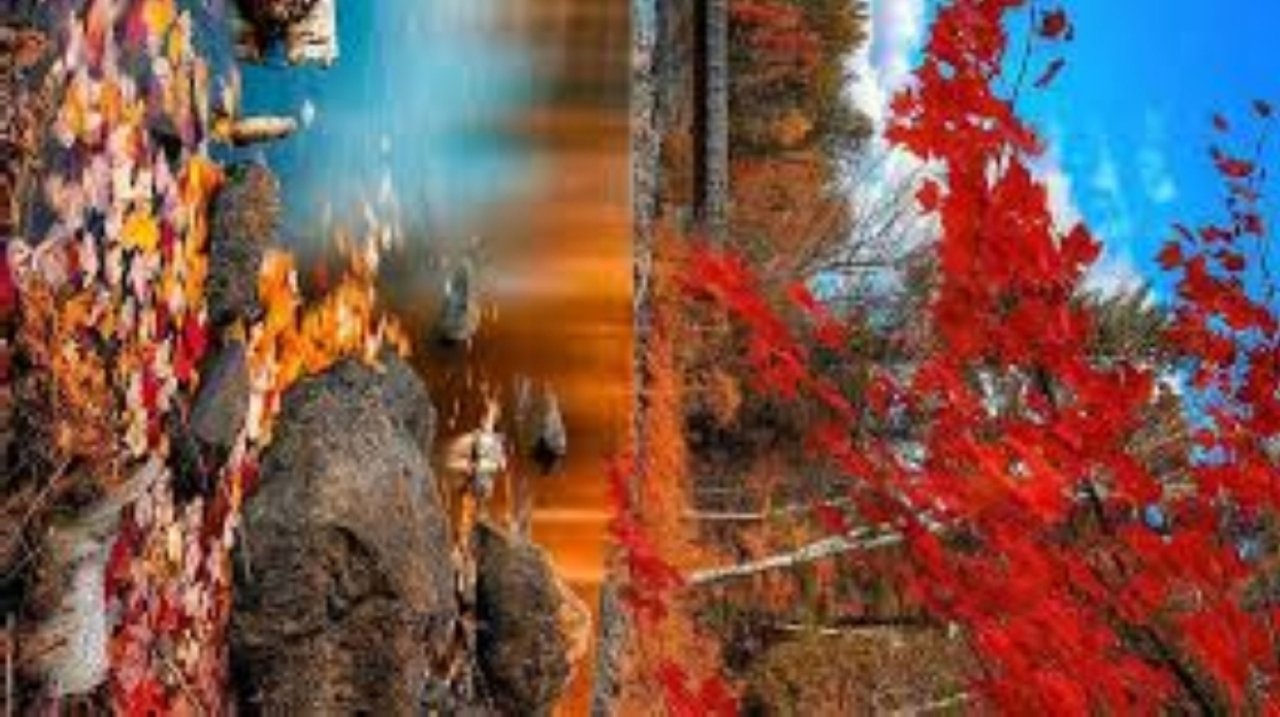
#> input picture image.jpg, 1280 x 717 px
$ python CV_Example.py
#> lines starting #> are read from the running program, lines starting #| are printed output that depends on the picture; after the words box and inside, x2 and y2 are one past the last pixel; in counts of white or black regions, pixels touching at a corner belong together
import cv2

# Load an image in color
image = cv2.imread('image.jpg')
#> image is the input picture: shape (717, 1280, 3); mean B, G, R 76.8, 86.5, 123

# Display the image in a window
cv2.imshow('Original Image', image)

# Wait for any key press to close the window
cv2.waitKey(0)
cv2.destroyAllWindows()

import cv2

image1= cv2.imread('image.jpg')

# Convert BGR to Grayscale
gray_image = cv2.cvtColor(image1, cv2.COLOR_BGR2GRAY)
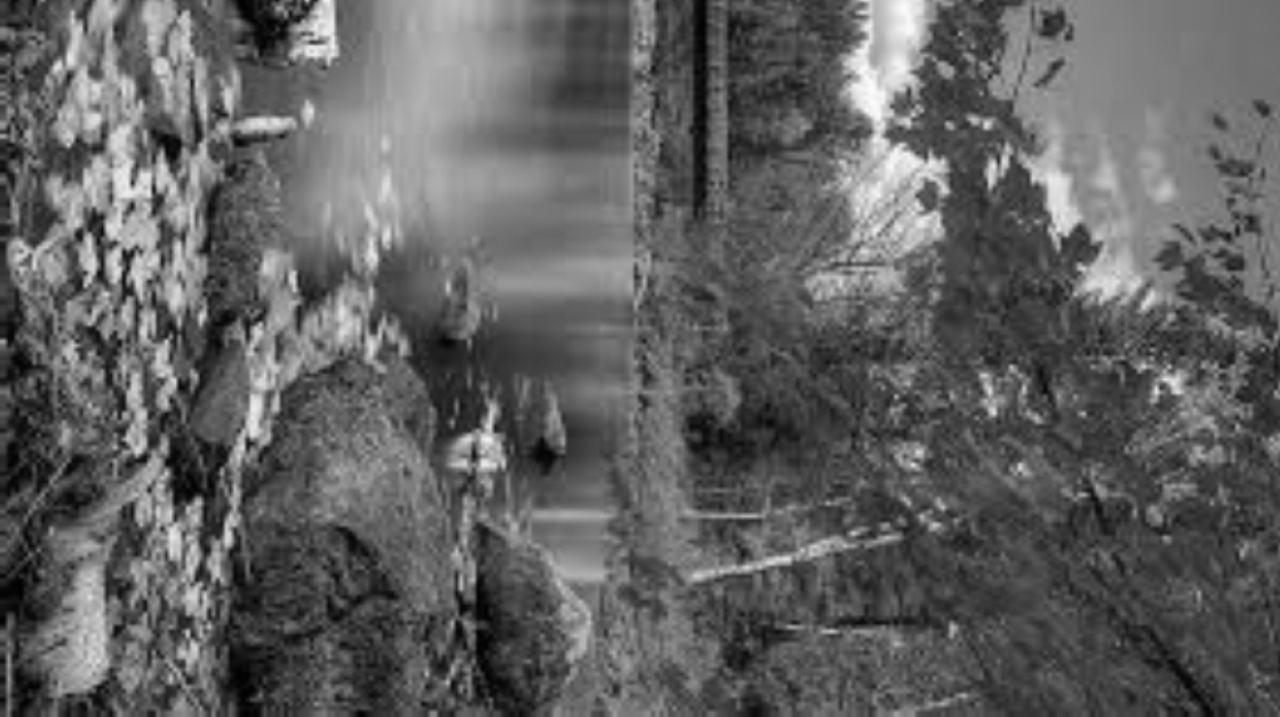
#> gray_image: shape (717, 1280); min 0, max 253, mean 96.3

# Convert BGR to RGB (useful for matplotlib)
rgb_image = cv2.cvtColor(image1, cv2.COLOR_BGR2RGB)

cv2.imshow('Grayscale Image', gray_image)
cv2.waitKey(0)
cv2.destroyAllWindows()

import cv2

image2 = cv2.imread('image.jpg')

# Resize image to specific dimensions (Width, Height)
resized_image = cv2.resize(image2, (300, 200))
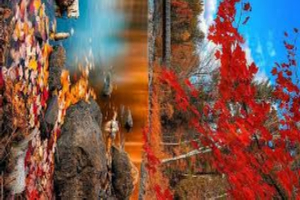
#> resized_image: shape (200, 300, 3); mean B, G, R 76.6, 86.4, 122.9

# Crop image using array slicing: [startY:endY, startX:endX]
cropped_image = image2[50:200, 100:300]
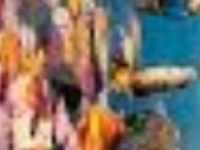
#> cropped_image: shape (150, 200, 3); mean B, G, R 105.2, 115.4, 128.6

cv2.imshow('Resized', resized_image)
cv2.imshow('Cropped', cropped_image)
cv2.waitKey(0)
cv2.destroyAllWindows()

import cv2

image3 = cv2.imread('image.jpg')

# Apply Gaussian Blur (kernel size must be positive and odd)
blurred_image = cv2.GaussianBlur(image3, (7, 7), 0)

cv2.imshow('Blurred Image', blurred_image)
cv2.waitKey(0)
cv2.destroyAllWindows()

import cv2

image4= cv2.imread('image.jpg')
gray = cv2.cvtColor(image4, cv2.COLOR_BGR2GRAY)

# Apply Canny Edge Detection (threshold1, threshold2)
edges = cv2.Canny(gray, 100, 200)
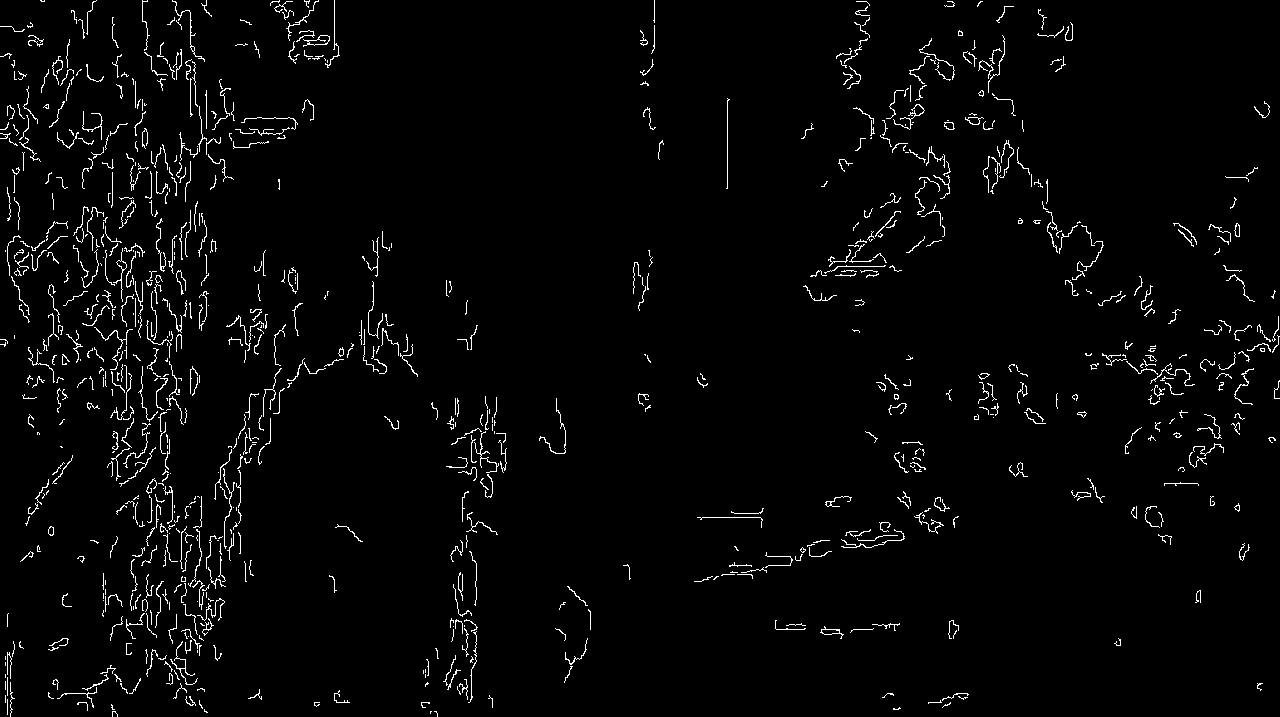
#> edges: shape (717, 1280); 2.6% white in thin lines or dots

cv2.imshow('Edges', edges)
cv2.waitKey(0)
cv2.destroyAllWindows()

import cv2

image5 = cv2.imread('image.jpg', cv2.IMREAD_GRAYSCALE)
#> image5: shape (717, 1280); min 0, max 253, mean 96.3

# Apply binary thresholding
# Any pixel value > 127 becomes 255 (white), else 0 (black)
ret, thresholded = cv2.threshold(image5, 127, 255, cv2.THRESH_BINARY)
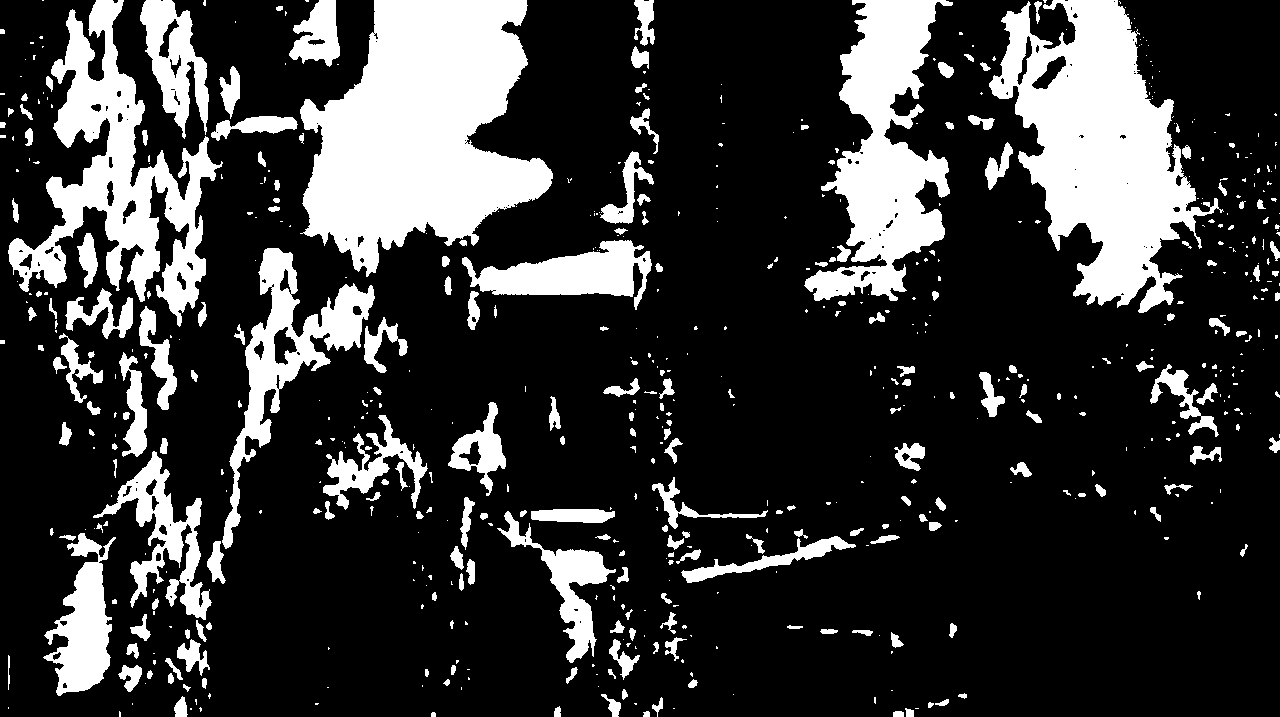
#> thresholded: shape (717, 1280); 21.9% white; 628 white regions (389 under 20 px), largest, box (x1, y1, x2, y2) and area: (300, 0, 553, 277) 43323, (989, 0, 1224, 313) 35210, (8, 0, 223, 327) 22359

cv2.imshow('Thresholded', thresholded)
cv2.waitKey(0)
cv2.destroyAllWindows()

$ run again, with people.jpg copied over image.jpg
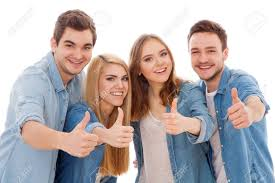
#> input picture people.jpg, 275 x 183 px
#> image is the input picture: shape (183, 275, 3); mean B, G, R 176.5, 175.7, 184.1
#> `edges = cv2.Canny(gray, 100, 200)`:
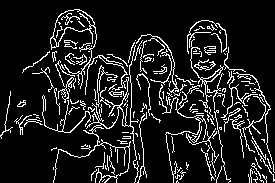
#> edges: shape (183, 275); 11.8% white in thin lines or dots
#> `ret, thresholded = cv2.threshold(image5, 127, 255, cv2.THRESH_BINARY)`:
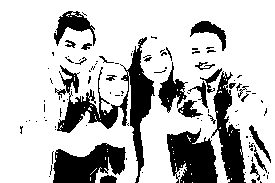
#> thresholded: shape (183, 275); 75.8% white; 108 black regions (82 under 20 px), largest, box (x1, y1, x2, y2) and area: (55, 37, 155, 183) 3266, (167, 128, 218, 183) 1962, (53, 143, 126, 183) 1940
